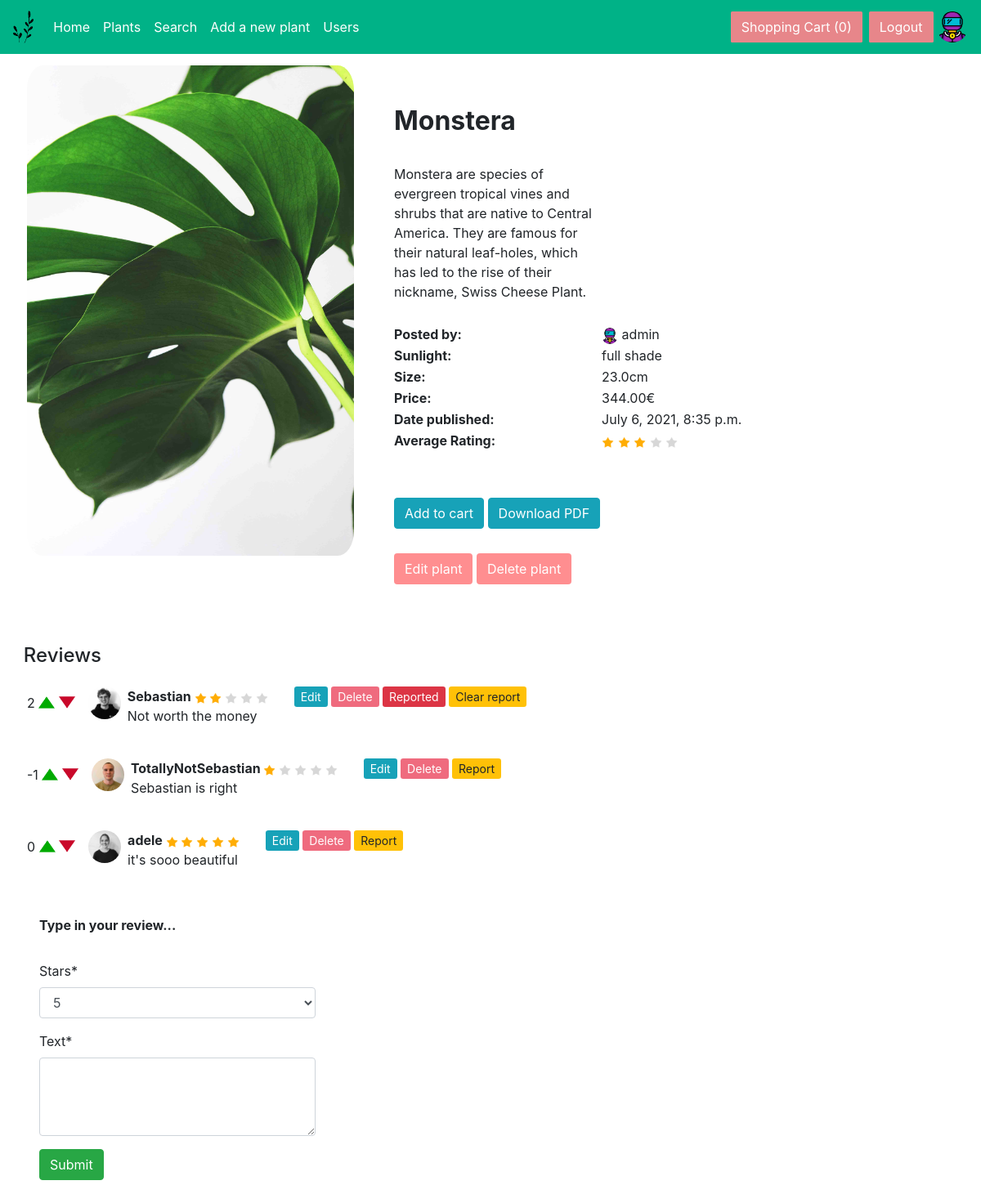
Page /plants/show/7/ (signed in) on the committed database.
### Useradmin/models.py (models this page shows, shortened)
class MyUser(AbstractUser):
    USER_TYPES = [
        ('SU', 'superuser'),
        ('CS', 'customer support'),
        ('CU', 'customer'),
    ]
    date_of_birth = models.DateField(default=get_date_20_years_ago())  # Default is 20 years old
    profile_picture = models.ImageField(upload_to='profile_pictures/', blank=True, null=True)
    file = models.FileField(upload_to='uploaded_files/', blank=True, null=True)
    is_admin = models.BooleanField(default=False)
    type = models.CharField(max_length=2,
                            choices=USER_TYPES,
							default='CU',
                            )
    def count_shopping_cart_items(self):
        count = 0
        if self.is_authenticated:
            shopping_carts = ShoppingCart.objects.filter(myuser=self)
            if shopping_carts:
                shopping_cart = shopping_carts.first()
                count = shopping_cart.get_number_of_items()
        return count
    def can_modify(self):
        is_allowed = False
        if self.type == 'SU' or self.type == 'CS':
            is_allowed = True
        return is_allowed

### Plants/models.py (models this page shows, shortened)
class Plant(models.Model):
    SUNLIGHT = [
        ("SU", "full sun"),
        ("SH", "full shade"),
        ("PS", "partial sun"),
    ]
    plant_picture = models.ImageField(upload_to='plant_pictures/', blank=True, null=True)
    name = models.CharField(max_length=100)
    description = models.CharField(max_length=300,
                                   blank=True)
    sunlight = models.CharField(max_length=2,
                                choices=SUNLIGHT)
    size = models.FloatField(blank=True)
    price = models.DecimalField(decimal_places=2, max_digits=10, default=0)
    myuser = models.ForeignKey(settings.AUTH_USER_MODEL,
                               on_delete=models.CASCADE,
                               related_name='myusers',
                               related_query_name='myuser')
    timestamp = models.DateTimeField(blank=True,
                                     default=now)
    class Meta:
        ordering = ['timestamp', 'name']
        verbose_name = "Plant"
        verbose_name_plural = "Plants"
    def get_stars(self):
        average_rating = Comment.objects.filter(plant=self).aggregate(avg_rating=Avg('stars'))
        average_rating_values = ["star-dark2", "star-dark2", "star-dark2", "star-dark2", "star-dark2"]
        if average_rating['avg_rating'] is not None:
            for star in range(5):
                if star < int(round(average_rating['avg_rating'])):
                    average_rating_values[star] = "star"
            return average_rating_values
        else:
            return 0

class Comment(models.Model):
    stars = models.IntegerField(choices=list(zip(range(1, 6), range(1, 6))), default=5)
    text = models.TextField(max_length=300)
    timestamp = models.DateTimeField(blank=True,
                                     default=now)
    myuser = models.ForeignKey(settings.AUTH_USER_MODEL, on_delete=models.CASCADE)
    plant = models.ForeignKey(Plant,
                              on_delete=models.CASCADE,
                              related_name='rated_plant',
                              related_query_name='rated_plant')
    is_reported = models.BooleanField(default=False)
    class Meta:
        ordering = ['timestamp']
        verbose_name = 'Comment'
        verbose_name_plural = 'Comments'
    def get_votes_count(self):
        u_votes = len(Vote.objects.filter(up_or_down='up',
                                    comment=self))
        d_votes = len(Vote.objects.filter(up_or_down='down',
                                      comment=self))
        return u_votes-d_votes
    def is_reported_by_me(self, myuser):
        if len(Report.objects.filter(myuser=myuser, comment=self)) == 0:
            return False
        return True
    def get_stars(self):
        rating_values = ["star-dark2", "star-dark2", "star-dark2", "star-dark2", "star-dark2"]
        for star in range(5):
            if star < int(round(self.stars)):
                rating_values[star] = "star"
        return rating_values
    def is_reported(self):
        if len(Report.objects.filter(comment=self)) > 0:
            return True
        return False

### Plants/views.py (the view, shortened to what this page needs)
# urls.py: path('show/<int:pk>/', views.plant_detail, name='plant-detail'),
@login_required(login_url='/useradmin/login/')
def plant_detail(request, **kwargs):
    plant_id = kwargs['pk']
    that_one_plant = Plant.objects.get(id=plant_id)
    comments = Comment.objects.filter(plant=that_one_plant)
    myuser = MyUser.objects.get(id=request.user.id)
    can_delete_or_edit = False
    if myuser.can_modify():
        can_delete_or_edit = True
    for comment in comments:
        if comment.is_reported:
            if comment.is_reported_by_me(myuser):
                comment.is_reported_by_me = True
    context = {'that_one_plant': that_one_plant,
               'comments_for_that_one_plant': comments,
               'can_delete_or_edit': can_delete_or_edit,
               }
    user_comment = Comment.objects.filter(myuser=myuser,
                                         plant=that_one_plant)
    if len(user_comment) != 0:
        return render(request, 'plant-detail.html', context)
    context['comment_form'] = CommentForm
    context['myuser'] = myuser
    return render(request, 'plant-detail.html', context)

### Plants/templates/plant-detail.html (shortened to what this page needs)
{% extends 'home.html' %}
{% load static %}
{% load crispy_forms_tags %}
{% block content %}
    <div style="margin: 5em 3em">
    <div class="row plant-detail">
      <div class="column">
          <img class="main-plant" src ="{{ that_one_plant.plant_picture.url }}" width="400" height="600" style="object-fit: cover" >
      </div>
      <div class="column second-section" style="margin-top: 3em">
          <table>
            <tr>
                <td><h2><b>{{ that_one_plant.name }}</b></h2><br></td>
            </tr>
            <tr>
                <td style="max-width: 15em">{{ that_one_plant.description }}<br></td>
            </tr>
          <tr><td><br></td></tr>
            <tr>
                <td><b>Posted by:</b></td>
                <td><img class="user-pic" src ="{{ that_one_plant.myuser.profile_picture.url }}" width="20" height="20" style="object-fit: cover"> {{ that_one_plant.myuser.username }}<br></td>
            </tr>
            <tr>
                <td><b>Sunlight:</b></td>
                <td>{{ that_one_plant.get_sunlight_display }}<br></td>
            </tr>
            <tr>
                <td><b>Size:</b></td>
                <td>{{ that_one_plant.size }}cm<br></td>
            </tr>
            <tr>
                <td><b>Price:</b></td>
                <td>{{ that_one_plant.price }}€<br></td>
            </tr>
            <tr>
                <td><b>Date published:</b></td>
                <td>{{ that_one_plant.timestamp }}<br></td>
          <tr>
           <tr>
                <td><b>Average Rating:</b></td>
                <td>
                    {% if that_one_plant.get_stars != 0 %}
                        {% for picture in that_one_plant.get_stars %}
                            <img src="../../../media/plant_pictures/{{ picture }}.png" height="15px" width="15px" style="object-fit: cover" alt="star"/>
                        {% endfor %}
                    {% else %}
                        No reviews yet
                    {% endif %}
                    <br>
                </td>
          <tr>
            <td>
              {% if user.is_authenticated %}
                <br>
                <form method="POST">
                    <button class="btn btn-info" type="submit" name="add">Add to cart</button>
                    <button class="btn btn-info" type="submit" name="download">Download PDF</button>
                </form>
            {% else %}
                  <p><a href="{% url 'login' %}">Login</a> to add to shopping cart</p>
            {%  endif %}
            </td>
          </tr>
          <tr>
              <td><br>
              <div class="plant-detail-buttons">
                {% if can_delete_or_edit or that_one_plant.myuser_id == user.id %}
                    <a class="btn" href="{% url 'plant-edit' that_one_plant.id %}">
                        Edit plant
                    </a>
                    <a class="btn" href="{% url 'plant-delete' that_one_plant.id %}">
                        Delete plant
                    </a>
                    <br><br>
                {% endif %}
              </div>
              </td>
          </tr>
            </table>
      </div>
    </div>
    <div style="margin-top: 3em">
    <h4 style="margin-left: -0.8em">Reviews</h4>
    {% for comment in comments_for_that_one_plant %}
        <div class="form-group {%if field.errors %}has-error{%endif%}">
        <div class="row plant-detail">
        <div class="column">
             <div style="margin-top: 0.5em">
                 {{ comment.get_votes_count }}
            <a href="{% url 'comment-vote' that_one_plant.id comment.id 'up' %}">
                <img src="../../../media/plant_pictures/up.png" height="20" width="20">
            </a>
            <a href="{% url 'comment-vote' that_one_plant.id comment.id 'down' %}">
                <img src="../../../media/plant_pictures/down.png" height="20" width="20">
            </a>
             </div>
            <br>
        </div>
          <div class="column" style="margin-left: 1em">
            <img class="user-pic" src="../../../media/{{ comment.myuser.profile_picture }}" height="40px" width="40px" style="object-fit: cover" alt="profile"/>
          </div>
         <div class="column" style="align-self: center; margin-left: 0.5em">
            <p><b>{{ comment.myuser.username }}
                {% for picture in comment.get_stars %}
                    <img src="../../../media/plant_pictures/{{ picture }}.png" height="15px" width="15px" style="object-fit: cover" alt="star"/>
                {% endfor %}
            </b><br>{{ comment.text }}</p>
         </div>
        <div class="column" style="margin-left: 2em">
            {% if can_delete_or_edit or comment.myuser_id == user.id %}
                <a class="btn-sm btn-info" href="{% url 'comment-edit-delete' comment.id %}">Edit</a>
                <a class="btn-sm delete-comment" href="{% url 'comment-delete' comment.id %}">Delete</a>
            {% endif %}
            {% if comment.myuser_id != user.id %}
                {% if comment.is_reported_by_me %}
                    <a class="btn-sm badge-danger" href="{% url 'report-comment' that_one_plant.id comment.id %}">Reported</a>
                {% else %}
                    <a class="btn-sm btn-warning" href="{% url 'report-comment' that_one_plant.id comment.id %}">Report</a>
                {% endif %}
            {% endif %}
            {% if comment.is_reported %}
                {% if can_delete_or_edit %}
                    <a class="btn-sm btn-warning" href="{% url 'clear-report' that_one_plant.id comment.id %}">Clear report</a>
                {% endif %}
            {% endif %}
        </div>
    </div>
    {% endfor %}
    </div>
    <br>
{% if comment_form %}
    <b>Type in your review...</b><br>
    <div class="masthead mt-n5h-100">
        <div class="row gx-4 gx-lg-5 w-50">
            <div class="col-lg-8" align="left">
                <form method="POST">
                    {{ comment_form|crispy }}
                    <button type="submit" class="btn btn-success">Submit</button>
                </form>
            </div>
        </div>
    </div>
    {% else %}
        <b>You have already reviewed the product!</b><br>
    {% endif %}
</div>
{% endblock %}

### templates/home.html (shortened to what this page needs)
{% extends "base.html" %}
{% load static %}
{% block css %}
    <link rel="stylesheet" type="text/css" href="{% static 'css/styles.css' %}?{% now "U" %}">
{% endblock %}

### templates/base.html (shortened to what this page needs)
<!DOCTYPE html>
<html>
<head>
    {% load static %}
    {% block css %}{% endblock %}
    <link rel="stylesheet" href="https://stackpath.bootstrapcdn.com/bootstrap/4.5.0/css/bootstrap.min.css">
</head>
<body>
    {% block header %}
        <nav class="navbar navbar-expand-md navbar-light fixed-top">
        <a class="navbar-brand" href="/"><img src="../../../media/plant_pictures/logo2.png" alt="Logo"/></a>
        <div class="collapse navbar-collapse" id="navbarCollapse">
          <ul class="navbar-nav mr-auto">
            <li class="nav-item active">
              <a class="nav-link" href="/">Home</a>
            </li>
              {% if user.is_authenticated %}
                  <li class="nav-item">
                    <a class="nav-link" href="{% url 'plants-list' %}">Plants</a>
                  </li>
                <li class="nav-item">
                  <a class="nav-link" href={% url 'plant-search' %}>Search</a>
                </li>
                <li class="nav-item">
                  <a class="nav-link" href={% url 'plant-create' %}>Add a new plant</a>
                </li>
                  {% if user.type == 'SU' %}
                    <li class="nav-item">
                      <a class="nav-link" href={% url 'myuser-list' %}>Users</a>
                    </li>
                  {% endif %}
              {% endif %}
          </ul>
          <div style="float: right" class="menu-buttons">
            {% if user.is_authenticated %}
                <a class="btn mr-2" href="{% url 'shopping-cart-show' %}">
                    Shopping Cart ({{ request.user.count_shopping_cart_items }})
                <a class="btn btn-xl" href="{% url 'logout' %}">Logout</a>
                <img class="user-pic" src="../../../media/{{ request.user.profile_picture }}" height="38px" width="38px" style="object-fit: cover" alt="profile"/>
            {% else %}
                 <a class="btn btn-xl" href="{% url 'login' %}">Login</a>
                <a class="btn btn-xl ml-2" href="{% url 'signup' %}">Sign up</a>
            {% endif %}
            </a>
        </div>
        </div>
      </nav>
    {% endblock %}
    {% block content %}
    {% endblock %}
</body>
</html>

### static/css/styles.css (style rules this page uses)
.main-plant { border-radius: 5%; }
.user-pic { border-radius: 50%; }
.navbar { background-color: #00B287; }
.nav-link { color: white !important; }
img { max-width: 100%; }
.navbar-brand img { max-height: 2em; }
form { margin-top: 2em; }
.menu-buttons { border-radius: 0.1em; }
.menu-buttons > a { background-color: #e7868a; border-radius: 0.1em; color: white; }
.delete-comment { background: rgba(227,0,34,0.58) !important; color: white !important; }
.plant-detail { margin-top: 1.5em }
.plant-detail > .second-section { margin-left: 3em; align-self: center; }
.plant-detail-buttons > .btn { margin-top: 0.2em; background-color: rgba(255,79,82,0.64); color: white; }
textarea.form-control { height: 6em !important; }

### rows in the picture
MyUser: user.count_shopping_cart_items "0", user.profile_picture (picture)
Plant: plant_picture (picture), name "Monstera", description "Monstera are species of evergreen tropical vines and shrubs that are native to Central America. They are famous for their natural leaf-holes, which has led to the rise of their nickname, Swiss Cheese Plant.", myuser.profile_picture (picture), myuser.username "admin", sunlight "full shade", size "23.0", price "344.00", timestamp "July 6, 2021, 8:35 p.m."
Comment: get_votes_count "2", myuser.profile_picture (picture), myuser.username "Sebastian", stars 2 (drawn), text "Not worth the money", shows "Reported", shows "Clear report"
Comment: get_votes_count "-1", myuser.profile_picture (picture), myuser.username "TotallyNotSebastian", stars 1 (drawn), text "Sebastian is right", shows "Report"
Comment: get_votes_count "0", myuser.profile_picture (picture), myuser.username "adele", stars 5 (drawn), text "it's sooo beautiful", shows "Report"
